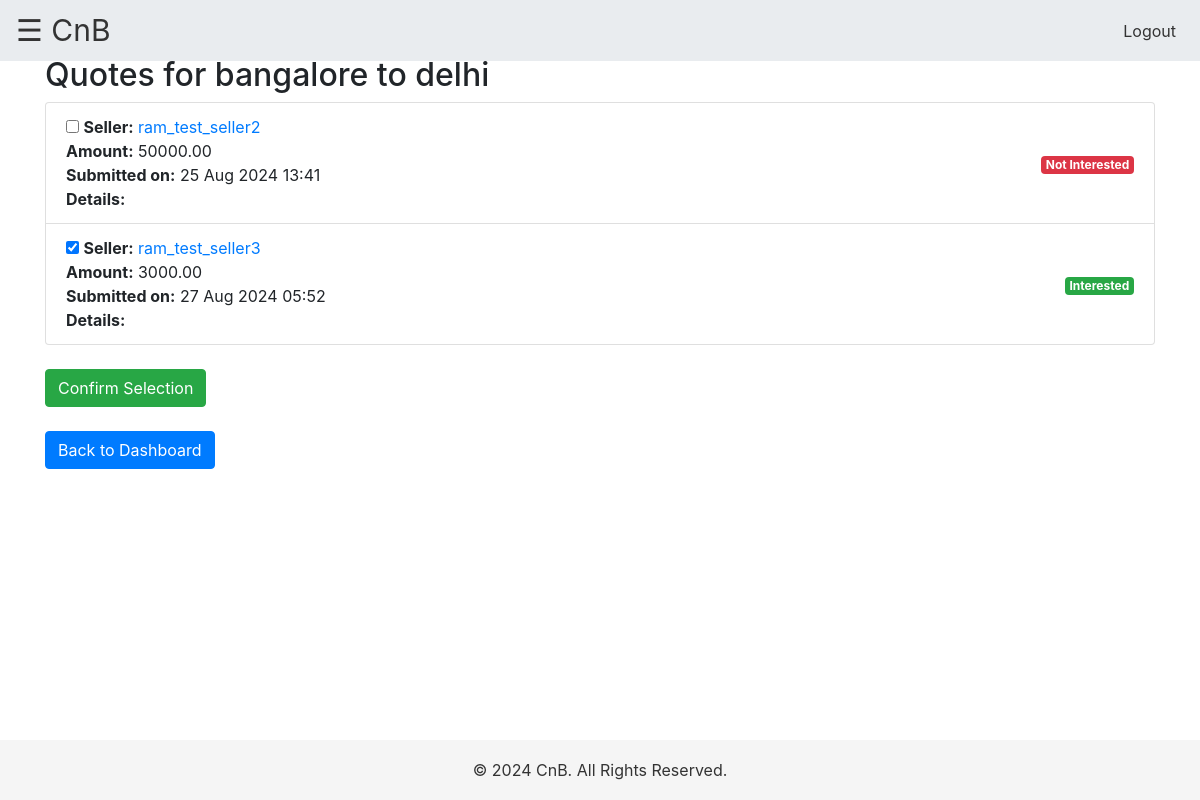
/view_quotes/1/ (signed in), run on an earlier commit of the app's database.
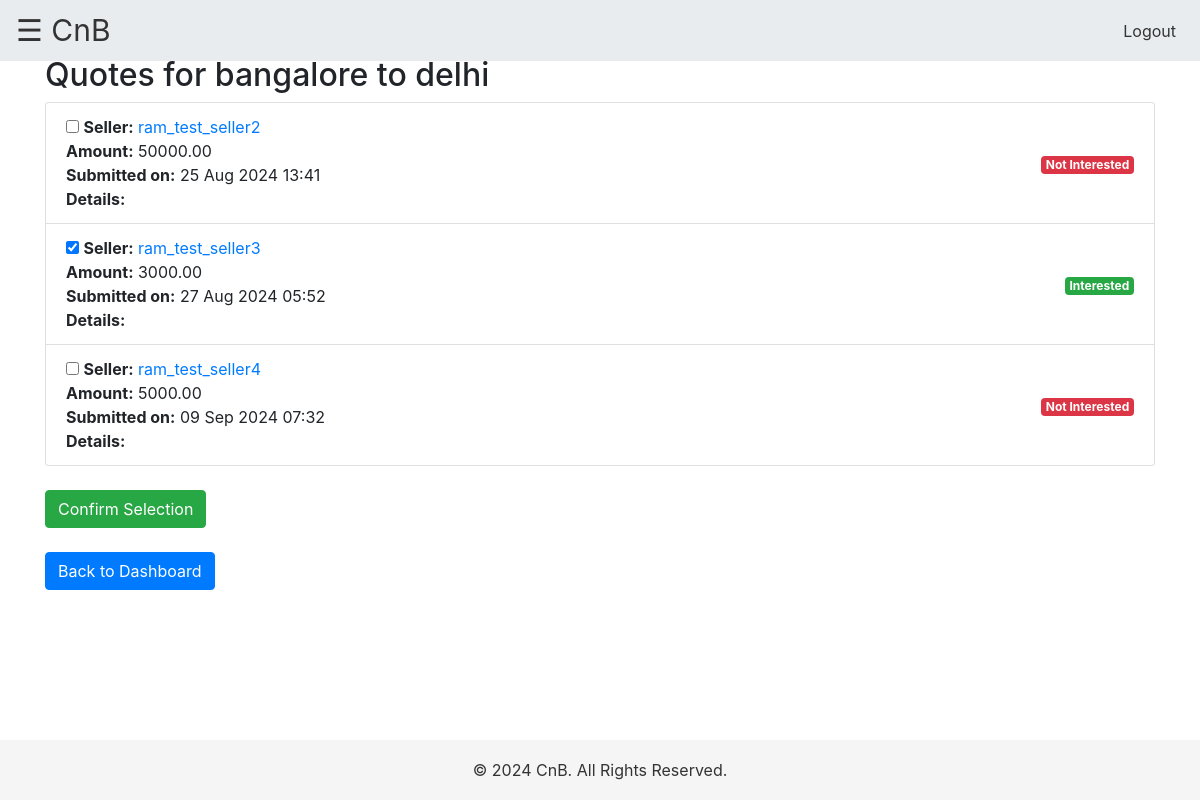
And on a later commit of the database.
### myapp/models.py (models this page shows, shortened)
class Bid(models.Model):
    product = models.ForeignKey(Product, on_delete=models.CASCADE)
    seller = models.ForeignKey(Seller, on_delete=models.CASCADE)
    bid_amount = models.DecimalField(max_digits=10, decimal_places=2)
    attachment = models.FileField(upload_to='attachments/', blank=True, null=True)
    bid_date = models.DateTimeField(auto_now_add=True)
    selected = models.BooleanField(default=False)

class Seller(models.Model):
    user = models.OneToOneField(User, on_delete=models.CASCADE)
    profile = models.OneToOneField(Profile, on_delete=models.CASCADE)
    registered_name = models.TextField(blank=False, null=True)
    gst_number = models.CharField(max_length=15, blank=False, null=True)
    registered_address = models.TextField(blank=False, null=True)
    poc_name = models.CharField(max_length=255, blank=False, null=True)
    services_type = models.TextField(blank=True, null=True)  # Store the services as a comma-separated string
    company_media = models.FileField(upload_to='company_media/', blank=True, null=True)
    top_clients = models.FileField(upload_to='top_clients/', blank=True, null=True)
    awards = models.FileField(upload_to='awards/', blank=True, null=True)

### myapp/views.py (the view)
# urls.py: path('view_quotes/<int:product_id>/', views.view_quotes, name='view_quotes'),
def view_quotes(request, product_id):
    product = get_object_or_404(Product, id=product_id, buyer=request.user)
    bids = Bid.objects.filter(product=product)
    if request.method == "POST":
        selected_bids_ids = request.POST.getlist('selected_bids')
        for bid in bids:
            bid.selected = str(bid.id) in selected_bids_ids
            bid.save()
    context = {
        'product': product,
        'bids': bids,
    }
    return render(request, 'myapp/view_quotes.html', context)

### myapp/templates/myapp/view_quotes.html (shortened to what this page needs)
{% extends 'myapp/base.html' %}
{% block content %}
<h2>Quotes for {{ product.from_city }} to {{ product.to_city }}</h2>
{% if bids %}
    <form method="POST" action="{% url 'view_quotes' product.id %}">
        <ul class="list-group">
            {% for bid in bids %}
                <li class="list-group-item d-flex justify-content-between align-items-center">
                    <div>
                        <input type="checkbox" name="selected_bids" value="{{ bid.id }}"
                               {% if bid.selected %} checked {% endif %}
                               class="quote-checkbox" data-bid-id="{{ bid.id }}">
                        <strong>Seller:</strong>
                        <a href="#" class="seller-link" data-seller-id="{{ bid.seller.id }}">{{ bid.seller.user.username }}</a><br>
                        <strong>Amount:</strong> {{ bid.bid_amount }}<br>
                        <strong>Submitted on:</strong> {{ bid.bid_date|date:"d M Y H:i" }}<br>
                        <strong>Details:</strong> {{ bid.details }}
                    </div>
                    <div>
                        {% if bid.selected %}
                            <span class="badge badge-success">Interested</span>
                        {% else %}
                            <span class="badge badge-danger">Not Interested</span>
                        {% endif %}
                    </div>
                </li>
            {% endfor %}
        </ul>
        <button type="submit" class="btn btn-success mt-4">Confirm Selection</button>
    </form>
{% else %}
    <p>No quotes have been submitted for this request yet.</p>
{% endif %}
<a href="{% url 'buyer_dashboard' %}" class="btn btn-primary mt-4">Back to Dashboard</a>
{% endblock %}

What changed in the data, as far as the page shows it:
added Bid: seller.user.username "ram_test_seller4", bid_amount "5000.00", bid_date "09 Sep 2024 07:32", shows "Not Interested"
